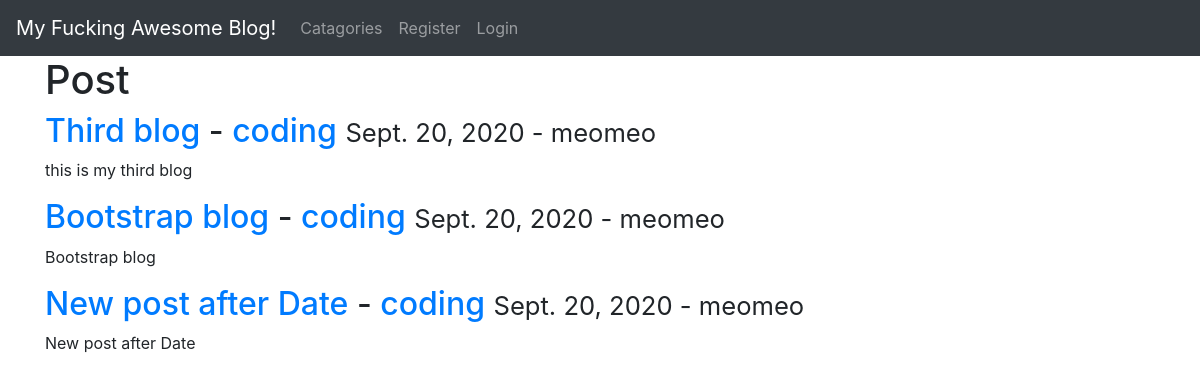
The app's page /, older data.
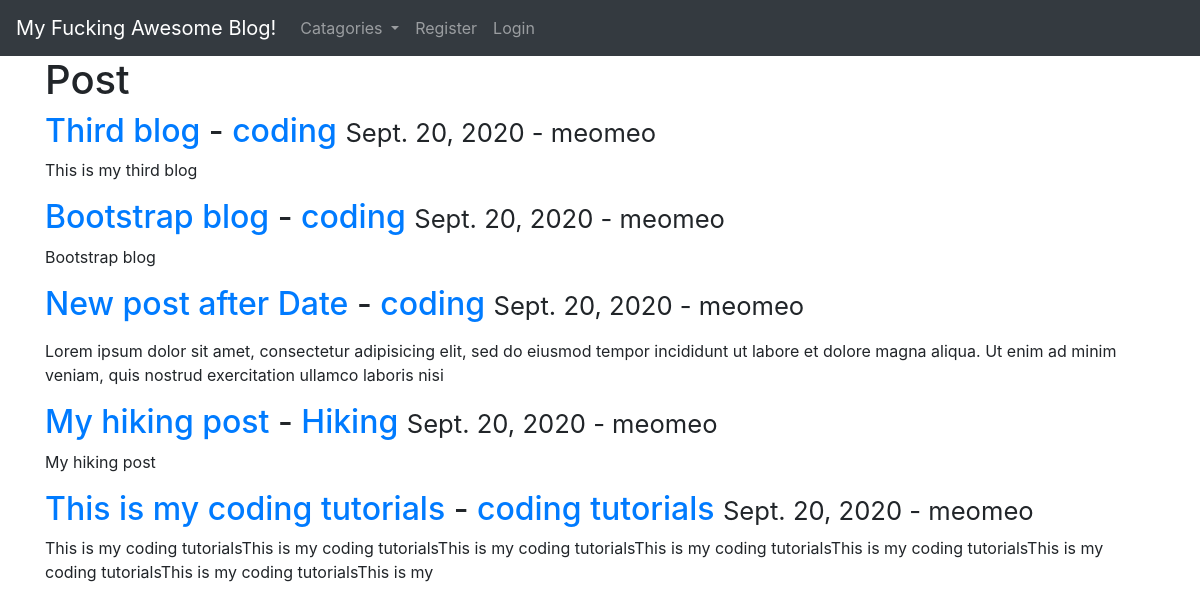
The same page, newer data.
### myApp/models.py (models this page shows, shortened)
class Post(models.Model):
    title = models.CharField(max_length=255)
    title_tag = models.CharField(max_length=255, default="My Awesome Blog")
    author = models.ForeignKey(User, on_delete=models.CASCADE)
    body = models.TextField()
    created_at = models.DateField(auto_now_add=True)
    catagory = models.CharField(max_length=255, default="coding")

### myApp/views.py (the view)
class HomeView(ListView):
    model = Post
    template_name = 'home.html'
    ordering = ['-created_at']
    def get_context_data(self, *args, **kwargs):
        context = super().get_context_data(*args, **kwargs)
        context["cat_menu"] = Catagory.objects.all()
        return context

### myApp/models.py (called while the page is built)
    def __str__(self):
        return self.name

### myApp/templates/home.html (shortened to what this page needs)
{% extends "base.html" %}
{% block content %}
<h1>Post</h1>
{% for post in object_list %}
<h2>
  <a href="{% url 'article' post.pk %}">{{post.title}} </a> - <a href="{% url 'catagory' post.catagory|slugify %}">{{post.catagory}}</a>
  <small>
    {{post.created_at}} - {{post.author}}
  </small
  >
</h2>
<p>{{post.body|slice:":200" |safe}}</p>
{% endfor %}
{% endblock %}

Row changes from the older to the newer data that the page shows:
changed Post "Third blog": body "this is my third blog" → "This is my third blog"
changed Post "New post after Date": body "New post after Date" → "Lorem ipsum dolor sit amet, consectetur adipisicing elit, sed do eiusmod tempor incididunt ut labore et dolore magna aliqua. Ut enim ad minim veniam, quis nostrud exercitation ullamco laboris nisi"
added Post: title "My hiking post", catagory "Hiking", created_at "Sept. 20, 2020", author "meomeo", body "My hiking post"
added Post: title "This is my coding tutorials", catagory "coding tutorials", created_at "Sept. 20, 2020", author "meomeo", body "This is my coding tutorialsThis is my coding tutorialsThis is my coding tutorialsThis is my coding tutorialsThis is my coding tutorialsThis is my coding tutorialsThis is my coding tutorialsThis is my"
